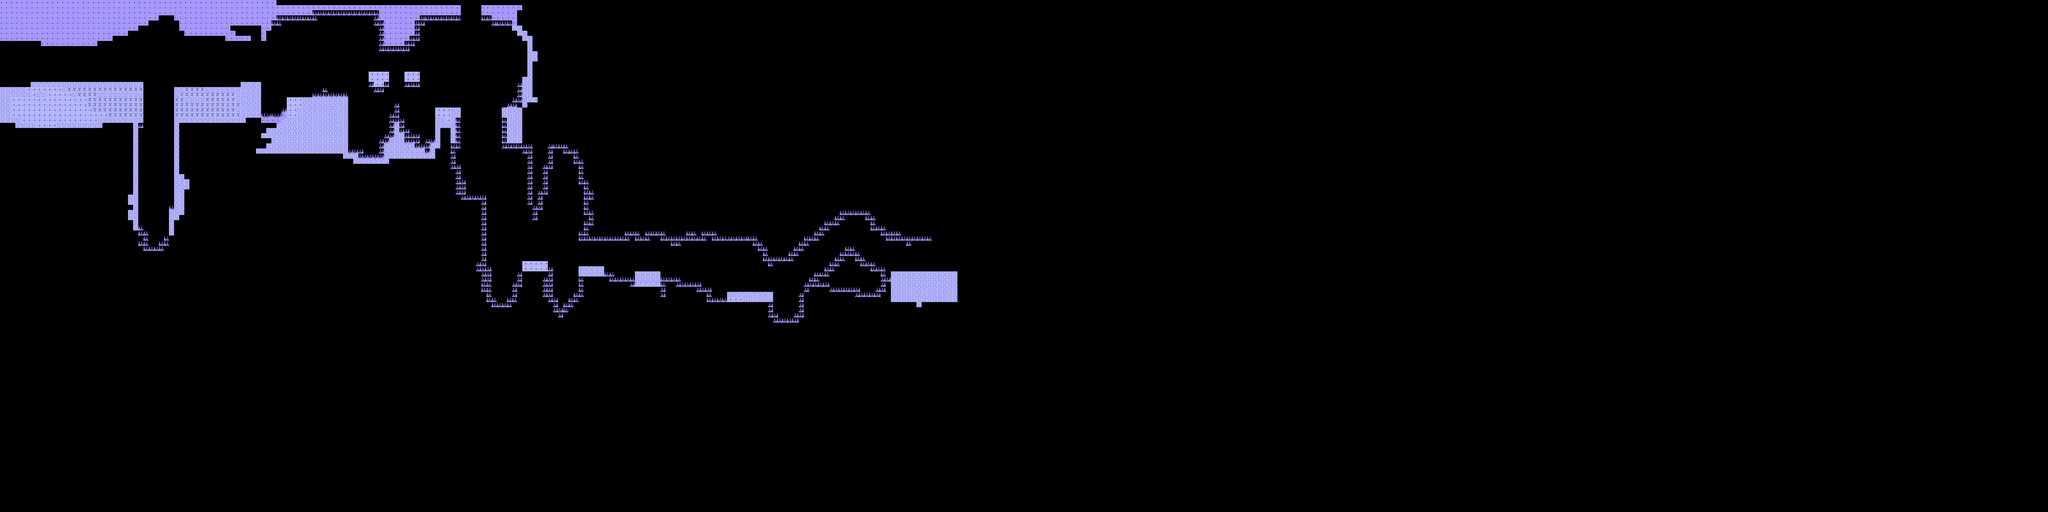

This game map was drawn from its Tiled (.tmx) file and the tilesets committed beside it. A one-line description and the trimmed map source follow:
An orthogonal 400x100 tile map with 32x32 px tiles, 1 tile layer (Tile Layer 1).

<map version="1.0" orientation="orthogonal" width="400" height="100" tilewidth="32" tileheight="32">
 <tileset firstgid="1" name="tileset_caves1" tilewidth="32" tileheight="32">
  <image source="../images/tileset_caves1.png" width="800" height="800" />
 </tileset>
 <layer name="Tile Layer 1" width="400" height="100">
  <data>[40000 cells, 1822 non-empty, 7 distinct tile ids]</data>
 </layer>
</map>